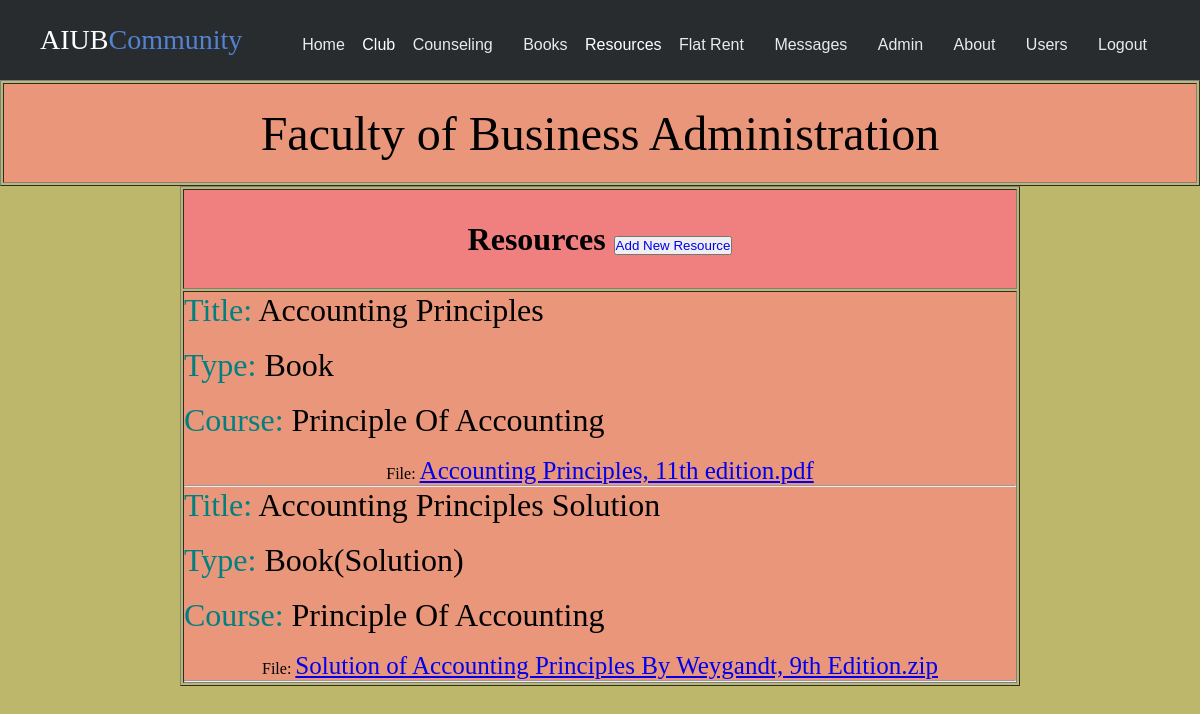
Screenshot of /App/Resources/fba.php (signed in) with the database file from the repository.
### tables this page shows
CREATE TABLE `resources` (
  `SL` int(255) NOT NULL,
  `Name` varchar(255) NOT NULL,
  `Dir` varchar(255) NOT NULL,
  `Title` varchar(255) NOT NULL,
  `Type` varchar(255) NOT NULL,
  `Course` varchar(255) NOT NULL,
  `Department` varchar(255) NOT NULL
);

### Library/db.php (called while the page is built)
<?php
$serverName="localhost";
$username="root";
$password="";
$databaseName="aiub community";
function executeNonQuery($query){
global $serverName,$username,$password,$databaseName;
$result=false;
$connection=mysqli_connect($serverName,$username,$password,$databaseName);
if($connection){
    $result=mysqli_query($connection,$query);
}
return $result;
}
function executeQuery($query){
    return executeNonQuery($query);
}
?>

### Data/user_data_access.php (called while the page is built, shortened)
<?php
include_once("../../Library/db.php");
function Readresources($dep)
{
   $sql = "SELECT * FROM resources WHERE Department = '$dep'";
    $result=executeQuery($sql);
    $rscList=array();
    if($result){
       for ($i=0; $row =mysqli_fetch_assoc($result) ; $i++) {
           $rscList[$i]=$row;
       }
    }
    return $rscList;
}
?>

### Core/user_service.php (called while the page is built, shortened)
<?php
include_once("../../data/user_data_access.php");
function resources($dep)
{
    return Readresources($dep);
}
?>

### App/Resources/FBA.php (the view, shortened to what this page needs)
<?php
$uname=$_SESSION['name'];
include_once("../../core/user_service.php");
$rsc= resources("FBA");
?>
<html>
<head>
  <link rel="stylesheet" href="css/main.css" />
  <link rel="stylesheet" href="../css/header-fixed.css">
  <link rel="stylesheet" href="../CSS/assets/css/footer.css">
</head>
<body bgcolor="DarkKhaki ">
  <header class="header-fixed">
    <div class="header-limiter">
      <h1 style="font-family: Snell Roundhand,cursive;"><a href="../Homee/home.php" >AIUB<span>Community</span></a></h1>
      <nav>
        <a href="../Homee/home.php">Home</a>
        <div class="dropdown">
          <label>Club</label>
        </div>
        <a href="../Counseling/Altruists.php">Counseling</a>
        <a href="../Book/booksnew.php">Books</a>
        <div class="dropdown">
          <label>Resources</label>
        </div>
        <a href="../Flat/flats.php">Flat Rent</a>
        <a href="../Messages/Messages.php">Messages</a>
        <a href="../Profile/Profile.php"><?=$uname?></a>
        <a href="../About/About.php">About</a>
        <?php
        if ($uname=="Admin") {
          echo "<a href=\"../Admin/users.php\">Users</a>";
        }
        ?>
        <a href="../Login/logout.php">Logout</a>
      </nav>
    </div>
  </header>
  <table border="1"  align="center" width="100%">
<tr>
  <td colspan="10" align="center" height="100" style="background-color: DarkSalmon;">
    <font size="8"> Faculty of Business Administration</font>
  </td>
</tr>
</table>
<form method="POST" action="<?= htmlspecialchars($_SERVER['PHP_SELF']);?>">
<table  border="1" class="tableR" align="center" width="70%" style=" table-layout: fixed;">
   <tr height="" >
    <td colspan="5" style="background-color: LIGHTCORAL;text-align: center;"><h1>Resources <?php
        if ($uname=="Admin") {
          echo "<button ><a href=\"../Admin/addResource.php\" style=\"text-decoration: none;\">Add New Resource</a></button>";
        }
        ?></h1></td>
  </tr>
  <tr>
    <td  colspan="5" style="background-color: DARKSALMON;word-wrap: break-word;">
      <?php
     foreach ($rsc as $rows)
      {
        $name = $rows['Name'];
        $title = $rows['Title'];
        $type = $rows['Type'];
        $course = $rows['Course'];
        $files_show= "Files/$name";
      ?>
        <font size="6" color="TEAL">Title: </font>
        <label><font size="6"><?= $title; ?></font></label>
        <br>
        <br>
        <font size="6" color="TEAL">Type: </font>
        <font size="6"><?= $type; ?></font>
                <br>
        <br>
        <font size="6" color="TEAL">Course: </font>
        <label><font size="6"><?= $course; ?></font></label>
<br>
        <br>
       <div align=center>File: <a id="file" href="<?= $files_show; ?>"><?= $name; ?></a></div>
       <hr>
        <?php
      }
        ?>
      </td>
      </tr>
  </table>
 </form>
<body>
  </html>

### App/Resources/CSS/main.css (style rules this page uses)
.tableR { text-align: left; }
table[align="center"] { margin: 0 auto; }
.tableR,tr { height: 100px; }
#file { font-size: 25px; }

### App/CSS/header-fixed.css (style rules this page uses)
* { margin: 0px; padding: 0px; }
.dropdown { position: relative; display: inline-block; }
.header-fixed { background-color:#292c2f; box-shadow:0 1px 1px #ccc; padding: 20px 40px; height: 80px; color: #ffffff; box-sizing: border-box; top:-100px; -webkit-transition:top 0.3s; transition:top 0.3s; }
.header-fixed .header-limiter { max-width: 1200px; text-align: center; margin: 0 auto; }
.header-fixed .header-limiter h1 { float: left; font: normal 28px Cookie, Arial, Helvetica, sans-serif; line-height: 40px; margin: 0; }
.header-fixed .header-limiter h1 span { color: #5383d3; }
.header-fixed .header-limiter a { color: #ffffff; text-decoration: none; }
.header-fixed .header-limiter nav { font:16px Arial, Helvetica, sans-serif; line-height: 40px; float: right; }
.header-fixed .header-limiter nav a { display: inline-block; padding: 5px 13px; text-decoration:none; color: #ffffff; opacity: 0.9; }

### rows the page displays
resources: Title "Accounting Principles", Type "Book", Course "Principle Of Accounting", Name "Accounting Principles, 11th edition.pdf"
resources: Title "Accounting Principles Solution", Type "Book(Solution)", Course "Principle Of Accounting", Name "Solution of Accounting Principles By Weygandt, 9th Edition.zip"

### other values shown
$uname "Admin"
